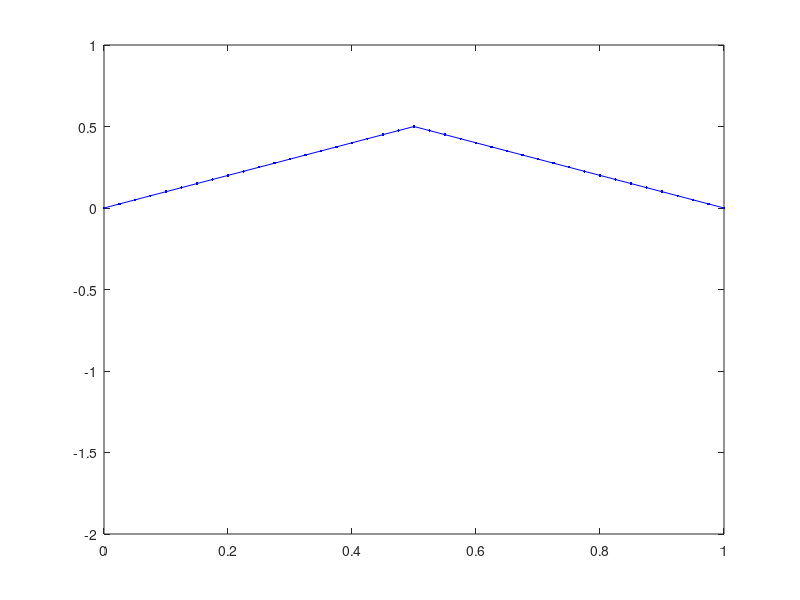

Recreate this plot in MATLAB.
function task2
global h
iterMax = 100;
N = 40;
h = 1./N ;
x = 0:h:1;
% initial condition
%u = 2*ones(N+1,1);
Nl = N-1;
Nl1 = ceil(Nl/2);
Nl2 = floor(Nl/2);

u = zeros(N+1,1);
v1 = [ones(Nl1,1); zeros(N-Nl1,1)];
v2 = [zeros(N-Nl2,1) ;ones(Nl2,1)];
B = diag(v1,-1) + diag(v2,1);

%boundary condition
u(1) = 0;
u(N+1) = 0;
b = [u(1)/h; v1] + [v2;u(N+1)/h];

for iter=1:iterMax    
    unew=B*u+h*b;
    if(norm(u-unew)<1e-6)
        break;
    else
        u = unew;
    end
    
    figure(1)
    plot (x, u,'.-b')
    axis([0 1 -2 1])
    
end

iter-1
end




